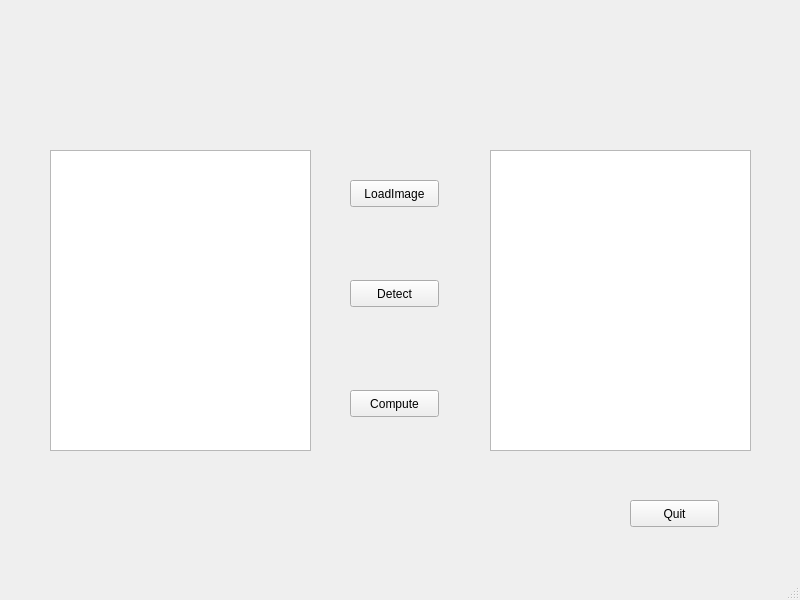
<?xml version="1.0" encoding="UTF-8"?>
<ui version="4.0">
 <class>MainWindow</class>
 <widget class="QMainWindow" name="MainWindow">
  <property name="geometry">
   <rect>
    <x>0</x>
    <y>0</y>
    <width>800</width>
    <height>600</height>
   </rect>
  </property>
  <property name="windowTitle">
   <string>MainWindow</string>
  </property>
  <widget class="QWidget" name="centralwidget">
   <widget class="QGraphicsView" name="graphicsView">
    <property name="geometry">
     <rect>
      <x>50</x>
      <y>150</y>
      <width>261</width>
      <height>301</height>
     </rect>
    </property>
   </widget>
   <widget class="QGraphicsView" name="graphicsView_2">
    <property name="geometry">
     <rect>
      <x>490</x>
      <y>150</y>
      <width>261</width>
      <height>301</height>
     </rect>
    </property>
   </widget>
   <widget class="QPushButton" name="pushButton">
    <property name="geometry">
     <rect>
      <x>630</x>
      <y>500</y>
      <width>89</width>
      <height>27</height>
     </rect>
    </property>
    <property name="text">
     <string>Quit</string>
    </property>
   </widget>
   <widget class="QPushButton" name="pushButton_2">
    <property name="geometry">
     <rect>
      <x>350</x>
      <y>180</y>
      <width>89</width>
      <height>27</height>
     </rect>
    </property>
    <property name="text">
     <string>LoadImage</string>
    </property>
   </widget>
   <widget class="QPushButton" name="pushButton_3">
    <property name="geometry">
     <rect>
      <x>350</x>
      <y>280</y>
      <width>89</width>
      <height>27</height>
     </rect>
    </property>
    <property name="text">
     <string>Detect</string>
    </property>
   </widget>
   <widget class="QPushButton" name="pushButton_4">
    <property name="geometry">
     <rect>
      <x>350</x>
      <y>390</y>
      <width>89</width>
      <height>27</height>
     </rect>
    </property>
    <property name="text">
     <string>Compute</string>
    </property>
   </widget>
  </widget>
  <widget class="QMenuBar" name="menubar">
   <property name="geometry">
    <rect>
     <x>0</x>
     <y>0</y>
     <width>800</width>
     <height>22</height>
    </rect>
   </property>
  </widget>
  <widget class="QStatusBar" name="statusbar"/>
 </widget>
 <resources/>
 <connections>
  <connection>
   <sender>pushButton</sender>
   <signal>clicked()</signal>
   <receiver>MainWindow</receiver>
   <slot>close()</slot>
   <hints>
    <hint type="sourcelabel">
     <x>633</x>
     <y>532</y>
    </hint>
    <hint type="destinationlabel">
     <x>579</x>
     <y>533</y>
    </hint>
   </hints>
  </connection>
 </connections>
</ui>
